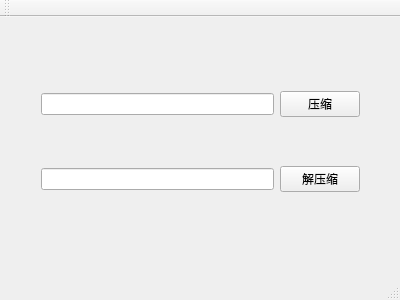
<?xml version="1.0" encoding="UTF-8"?>
<ui version="4.0">
 <class>MainWindow</class>
 <widget class="QMainWindow" name="MainWindow">
  <property name="geometry">
   <rect>
    <x>0</x>
    <y>0</y>
    <width>400</width>
    <height>300</height>
   </rect>
  </property>
  <property name="windowTitle">
   <string>MainWindow</string>
  </property>
  <widget class="QWidget" name="centralWidget">
   <widget class="QWidget" name="gridLayoutWidget">
    <property name="geometry">
     <rect>
      <x>30</x>
      <y>20</y>
      <width>341</width>
      <height>211</height>
     </rect>
    </property>
    <layout class="QGridLayout" name="gridLayout">
     <item row="1" column="0">
      <widget class="QLineEdit" name="unzipDirLineEdit"/>
     </item>
     <item row="0" column="0">
      <widget class="QLineEdit" name="zipDirLineEdit"/>
     </item>
     <item row="0" column="1">
      <widget class="QPushButton" name="zipBtn">
       <property name="text">
        <string>压缩</string>
       </property>
      </widget>
     </item>
     <item row="1" column="1">
      <widget class="QPushButton" name="unzipBtn">
       <property name="text">
        <string>解压缩</string>
       </property>
      </widget>
     </item>
    </layout>
   </widget>
  </widget>
  <widget class="QMenuBar" name="menuBar">
   <property name="geometry">
    <rect>
     <x>0</x>
     <y>0</y>
     <width>400</width>
     <height>23</height>
    </rect>
   </property>
  </widget>
  <widget class="QToolBar" name="mainToolBar">
   <attribute name="toolBarArea">
    <enum>TopToolBarArea</enum>
   </attribute>
   <attribute name="toolBarBreak">
    <bool>false</bool>
   </attribute>
  </widget>
  <widget class="QStatusBar" name="statusBar"/>
 </widget>
 <layoutdefault spacing="6" margin="11"/>
 <resources/>
 <connections/>
</ui>
